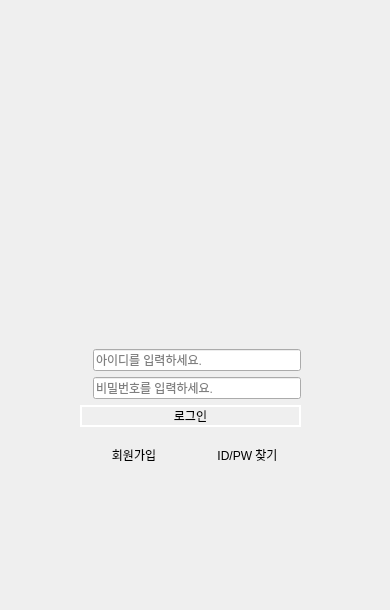
   <widget class="QWidget" name="page_3">
    <widget class="QWidget" name="layoutWidget">
     <property name="geometry">
      <rect>
       <x>80</x>
       <y>340</y>
       <width>221</width>
       <height>138</height>
      </rect>
     </property>
     <layout class="QVBoxLayout" name="verticalLayout_3">
      <item>
       <layout class="QVBoxLayout" name="verticalLayout_2">
        <item>
         <layout class="QHBoxLayout" name="horizontalLayout_3">
          <item>
           <widget class="QLabel" name="label_loginId">
            <property name="text">
             <string/>
            </property>
           </widget>
          </item>
          <item>
           <widget class="QLineEdit" name="lineEdit_loginId">
            <property name="placeholderText">
             <string>아이디를 입력하세요.</string>
            </property>
           </widget>
          </item>
         </layout>
        </item>
        <item>
         <layout class="QHBoxLayout" name="horizontalLayout_4">
          <item>
           <widget class="QLabel" name="label_loginPw">
            <property name="text">
             <string/>
            </property>
           </widget>
          </item>
          <item>
           <widget class="QLineEdit" name="lineEdit_loginPw">
            <property name="echoMode">
             <enum>QLineEdit::Password</enum>
            </property>
            <property name="placeholderText">
             <string>비밀번호를 입력하세요.</string>
            </property>
           </widget>
          </item>
         </layout>
        </item>
        <item>
         <widget class="QPushButton" name="pushButton_login">
          <property name="styleSheet">
           <string notr="true">border-radius: 20px;
border-style: solid;
border-color: white;
border-width: 2px;</string>
          </property>
          <property name="text">
           <string>로그인</string>
          </property>
          <property name="flat">
           <bool>false</bool>
          </property>
         </widget>
        </item>
       </layout>
      </item>
      <item>
       <layout class="QHBoxLayout" name="horizontalLayout_5">
        <item>
         <widget class="QPushButton" name="pushButton_sign">
          <property name="text">
           <string>회원가입</string>
          </property>
          <property name="flat">
           <bool>true</bool>
          </property>
         </widget>
        </item>
        <item>
         <widget class="QPushButton" name="pushButton_find">
          <property name="text">
           <string>ID/PW 찾기</string>
          </property>
          <property name="flat">
           <bool>true</bool>
          </property>
         </widget>
        </item>
       </layout>
      </item>
     </layout>
    </widget>
    <widget class="QLabel" name="label_15">
     <property name="geometry">
      <rect>
       <x>0</x>
       <y>0</y>
       <width>381</width>
       <height>601</height>
      </rect>
     </property>
     <property name="text">
      <string/>
     </property>
     <property name="pixmap">
      <pixmap resource="resources.qrc">:/new/prefix1/resources/login-min.jpg</pixmap>
     </property>
     <property name="scaledContents">
      <bool>true</bool>
     </property>
    </widget>
    <zorder>label_15</zorder>
    <zorder>layoutWidget</zorder>
   </widget>
